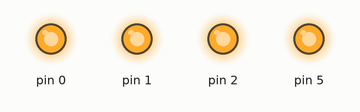
This sketch was run on a simulated Arduino Uno, built with avr-gcc and run on an emulated ATmega328P. Shown: output pins drawn as LEDs (lit = HIGH).

Above: at 0.1 s.
Timing chart, 0 to 1.6 s (numbered marks = the images above):
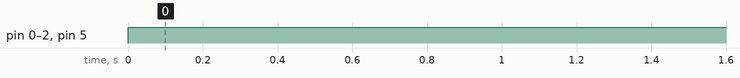

The sketch:

18_1.ino
```cpp
#include <PCF8574.h>
PCF8574 pcf8574(0x20);
int LEDs[] = {P0, P1, P2, P3};
int buttons[] = {P4, P5, P6, P7};
int i;
int pushedButton = 0;
void setup()
{
  for(i = 0; i < 4; i ++){
    pcf8574.pinMode(LEDs[i], OUTPUT);
  }
  for(i = 0; i < 4; i ++){
    pcf8574.pinMode(buttons[i], INPUT);
  }
  pcf8574.begin();
}
void loop(){
  for(i = 0; i < 4; i ++){
    if(!pcf8574.digitalRead(buttons[i])){
      pushedButton = i;
      break;
    }
  }
  for(i = 0; i < 4; i ++){
    if(i == pushedButton){
      pcf8574.digitalWrite(LEDs[i], LOW);
    }else{
      pcf8574.digitalWrite(LEDs[i], HIGH);
    }
  }
  delay(100);
}
```

Measured:
- by itself, pin 0–2, pin 5: LOW → HIGH at 0.00 s
